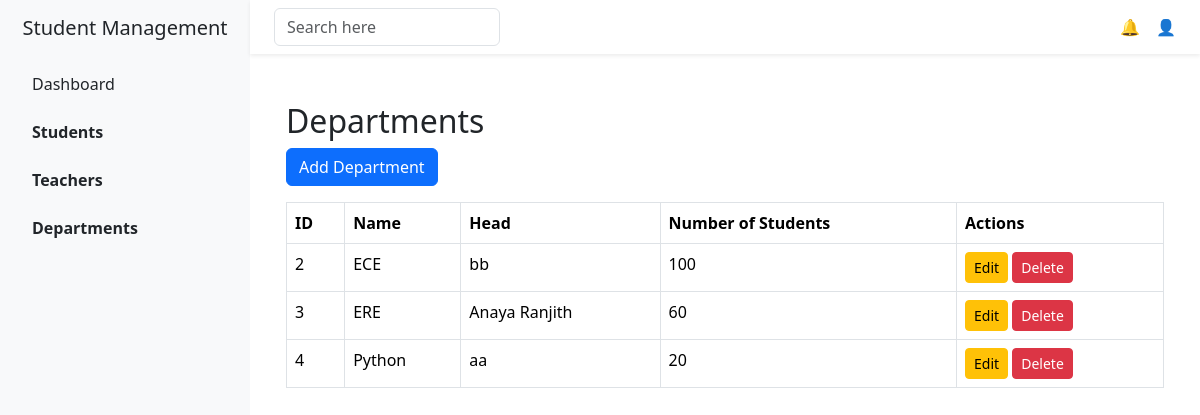
The page /departments/ (signed in) on the database its author committed.
### home/models.py (models this page shows, shortened)
class Department(models.Model):
    department_id = models.AutoField(primary_key=True)  # unique ID for each department
    name = models.CharField(max_length=100)            # Department Name
    head = models.CharField(max_length=100, blank=True) # Head of Department (optional)
    num_students = models.IntegerField(default=0)      # Number of students

### home/views.py (the view)
# urls.py: path('departments/', views.department_list, name='department_list'),
@login_required(login_url='admin_login')
def department_list(request):
    departments = Department.objects.all()
    return render(request, 'home/department_list.html', {'departments': departments})

### home/templates/home/department_list.html
{% extends 'home/base.html' %}
{% block content %}
<div class="container mt-4">
    <h2>Departments</h2>
    <a href="{% url 'add_department' %}" class="btn btn-primary mb-3">Add Department</a>
    <table class="table table-bordered">
        <thead>
            <tr>
                <th>ID</th>
                <th>Name</th>
                <th>Head</th>
                <th>Number of Students</th>
                <th>Actions</th>
            </tr>
        </thead>
        <tbody>
            {% for dept in departments %}
            <tr>
                <td>{{ dept.department_id }}</td>
                <td>{{ dept.name }}</td>
                <td>{{ dept.head }}</td>
                <td>{{ dept.num_students }}</td>
                <td>
                    <a href="{% url 'edit_department' dept.pk %}" class="btn btn-sm btn-warning">Edit</a>
                    <a href="{% url 'delete_department' dept.pk %}" class="btn btn-sm btn-danger">Delete</a>
                </td>
            </tr>
            {% empty %}
            <tr><td colspan="5">No departments found.</td></tr>
            {% endfor %}
        </tbody>
    </table>
</div>
{% endblock %}

### rows shown on the page
Department: department_id "2", name "ECE", head "bb", num_students "100"
Department: department_id "3", name "ERE", head "Anaya Ranjith", num_students "60"
Department: department_id "4", name "Python", head "aa", num_students "20"
